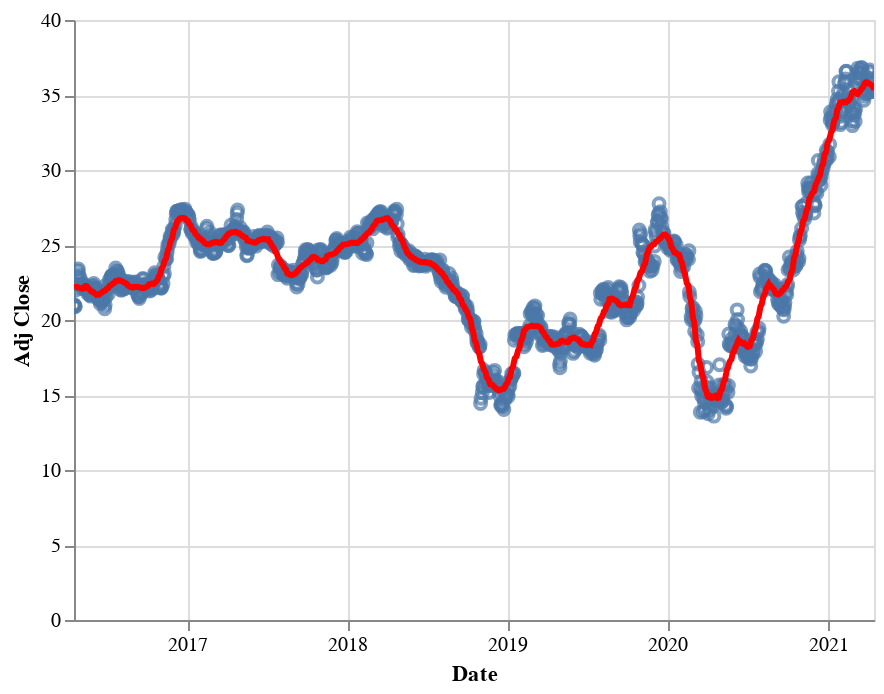

The code cell stored with this chart in its notebook:
### Code cell
import altair as alt

line = alt.Chart(dane).mark_line(
    color='red',
    size=3
).transform_window(
    rolling_mean='mean(Adj Close)',
    frame=[-15, 15]
).encode(
    x='Date:T',
    y='rolling_mean:Q'
)


points = alt.Chart(dane).mark_point().encode(
    x='Date:T',
    y=alt.Y('Adj Close:Q',
            axis=alt.Axis(title='Adj Close'))
)

alt.layer(points + line).interactive()

### Figure 1 — Vega-Lite specification as saved in the notebook (floating-point values rounded to 4 significant figures; data arrays with more than 128 entries replaced by an {"elided": "..."} marker saying what was removed)
{"config": {"view": {"continuousWidth": 400, "continuousHeight": 300}}, "layer": [{"layer": [{"mark": "point", "encoding": {"x": {"type": "temporal", "field": "Date"}, "y": {"type": "quantitative", "axis": {"title": "Adj Close"}, "field": "Adj Close"}}, "selection": {"selector001": {"type": "interval", "bind": "scales", "encodings": ["x", "y"]}}}, {"mark": {"type": "line", "color": "red", "size": 3}, "encoding": {"x": {"type": "temporal", "field": "Date"}, "y": {"type": "quantitative", "field": "rolling_mean"}}, "transform": [{"window": [{"op": "mean", "field": "Adj Close", "as": "rolling_mean"}], "frame": [-15, 15]}]}]}], "data": {"name": "data-f73069c37b203fa41e0160d440a34c20"}, "$schema": "https://vega.github.io/schema/vega-lite/v4.8.1.json", "datasets": {"data-f73069c37b203fa41e0160d440a34c20": {"elided": "1259 records"}}}
